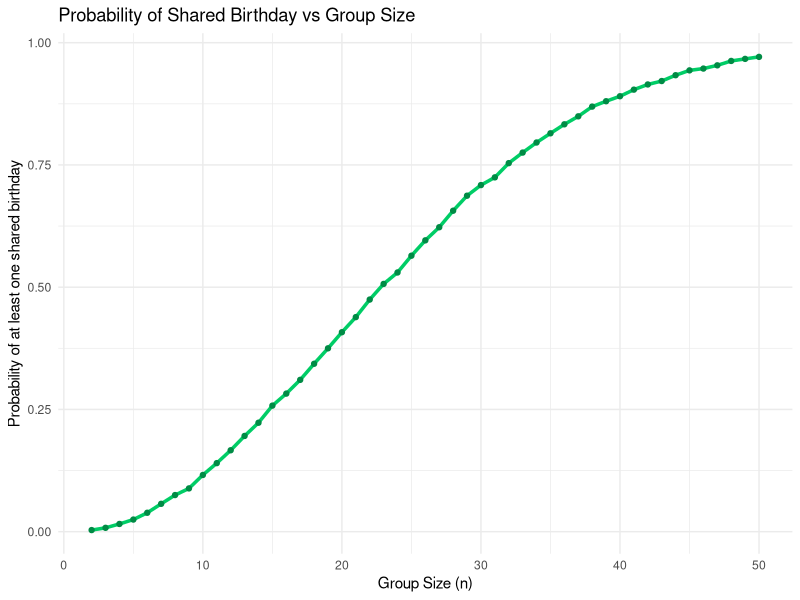

Write R code to recreate this figure.
## ---- chunk 1
knitr::opts_chunk$set(
    echo = TRUE,
    message = FALSE, 
    warning = FALSE
)
library(tidyverse)
library(broom)
library(purrr)
## ---- chunk 2
#generate & run birthday simulation function

birthday_sim = function(n) {
  birthdays = sample(1:365, size = n, replace = TRUE)
  any(duplicated(birthdays))
}

#run birthday simulation function for group sizes 2 to 50 at 10,000 times each

set.seed(123)

group_sizes = 2:50

simulate_results = tibble(
  group_size = group_sizes,
  prob_shared_birthday = map_dbl(group_sizes, function(n) {
    mean(replicate(10000, birthday_sim(n)))
    
  })
)

#data summary:compute the smallest group size where probability >= 0.5
threshold_50 <- simulate_results %>%
  filter(prob_shared_birthday >= 0.5) %>%
  slice(1) %>%
  pull(group_size)
## ---- chunk 3

#probability vs group size plot

simulate_results %>%
  ggplot(aes(x = group_size, y = prob_shared_birthday)) +
  geom_line(color = "springgreen3", size = 1.2) +
  geom_point(color = "springgreen4") +
  labs(
    title = "Probability of Shared Birthday vs Group Size",
    x = "Group Size (n)",
    y = "Probability of at least one shared birthday"
  ) +
  theme_minimal()
